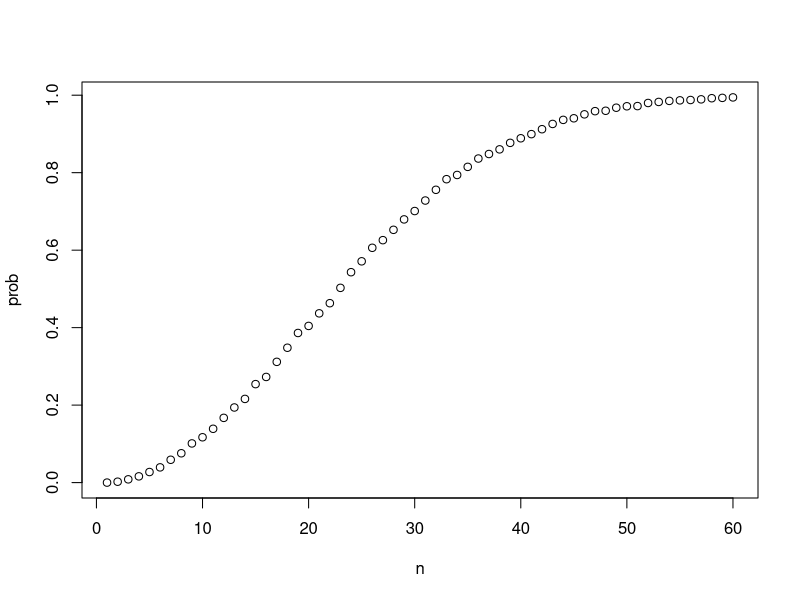
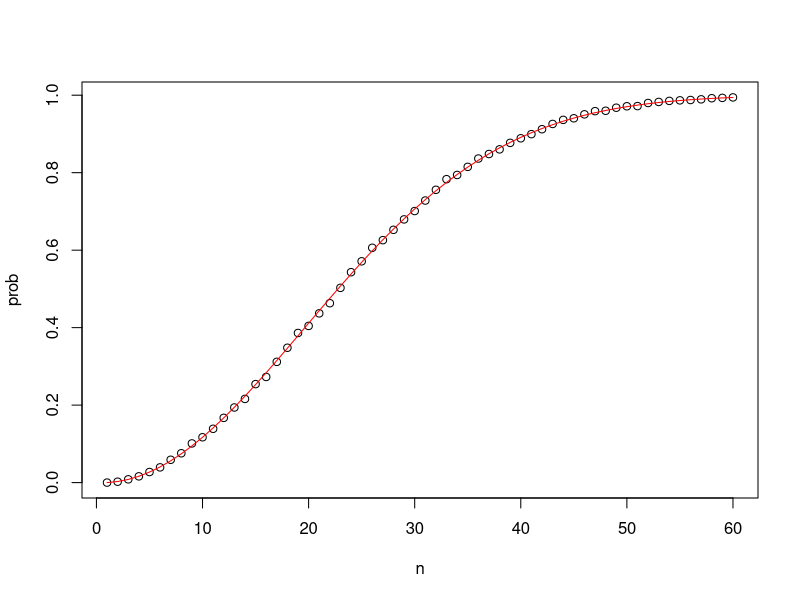
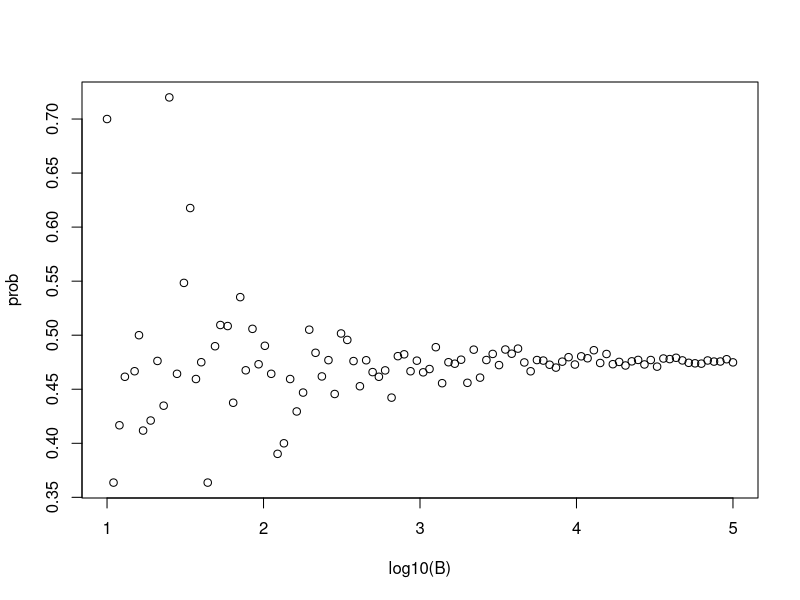

Here is the R script that generated these plots, in order: (Note: this script raises an error after producing the figures.)
B <- 10000
#n <- 50

compute_prob <- function(n, B=10000) {
  same_bday <- replicate(B, 
                         {bdays <- sample(1:365, n, replace=TRUE)
                          any(duplicated(bdays))
                          })
  mean(same_bday)
}
#results <- replicate(B, same_bday(n))
#mean(results)
n <- seq(1, 60)

prob <- sapply(n, compute_prob)

plot(n, prob)

ex_prob <- function(n) {
  prob <- seq(365, 365-n+1)/365
  1-prod(prob)
}

eprob <- sapply(n, ex_prob)

plot(n, prob)
lines(n, eprob, col="red")

B <- round(10^seq(1, 5, len=100),0)
n <- 22
compute_prob <- function(B, n=22) {
  same_bday <- replicate(B, 
                         {bdays <- sample(1:365, n, replace=TRUE)
                         any(duplicated(bdays))
                         })
  mean(same_bday)
}
#head(B) tail(B)
#length(B)

prob <- sapply(B, compute_prob)
plot(log10(B), prob)

#histogram, qq of Monte Carlo
B <- 10000
N <- 1000
p <- .45
X_hat <- replicate(B, {
  X <- sample(c(0,1), size = N, replace = TRUE, prob=c(1-p, p))
  mean(X)
})

library(gridExtra)
p1 <- data.frame(X_hat=X_hat) %>% ggplot(aes(X_hat)) + geom_histogram(binwidth = 0.005)
p2 <- data.frame(X_hat=X_hat) %>% ggplot(aes(sample=X_hat))+
      stat_qq(dparams = list(mean=mean(X_hat), sd=sd(X_hat)))+
      geom_abline()+ylab("X_hat")+xlab("Theoretical normal")
grid.arrange(p1, p2, nrow=1)

sd(X_hat)
mean(X_hat)